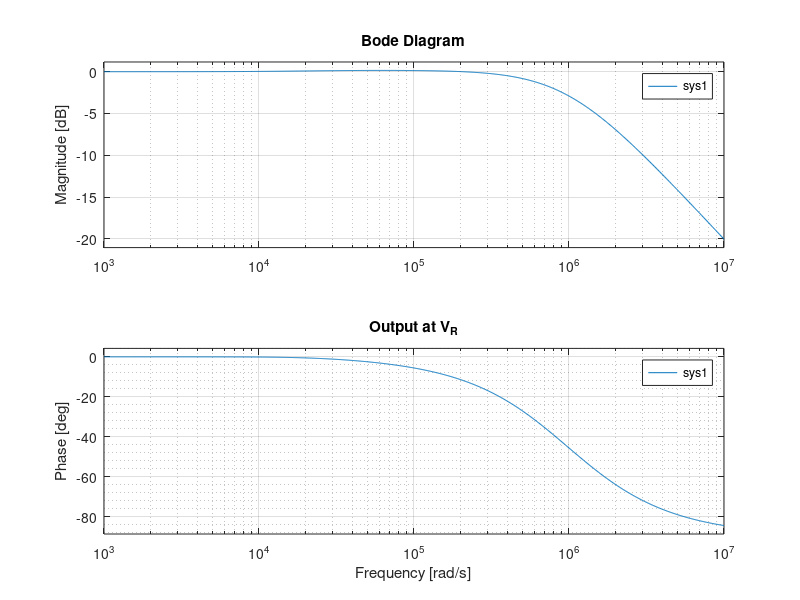
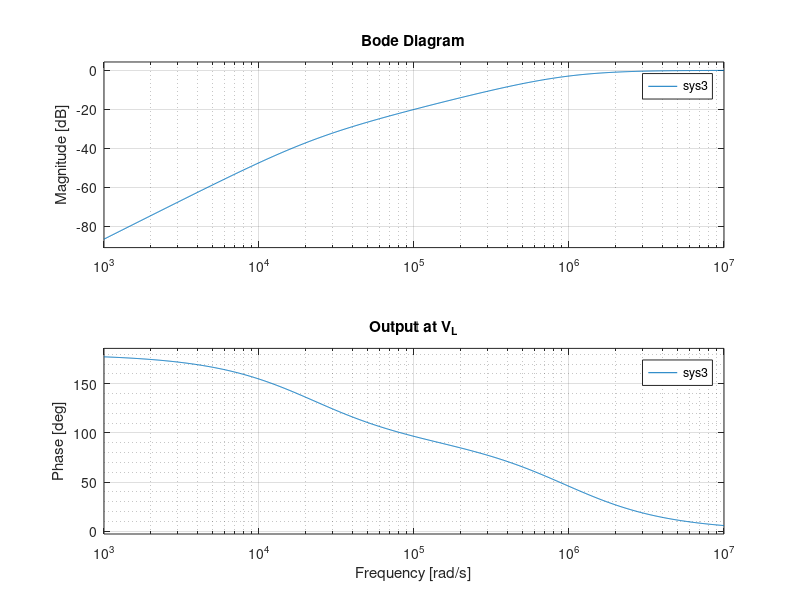
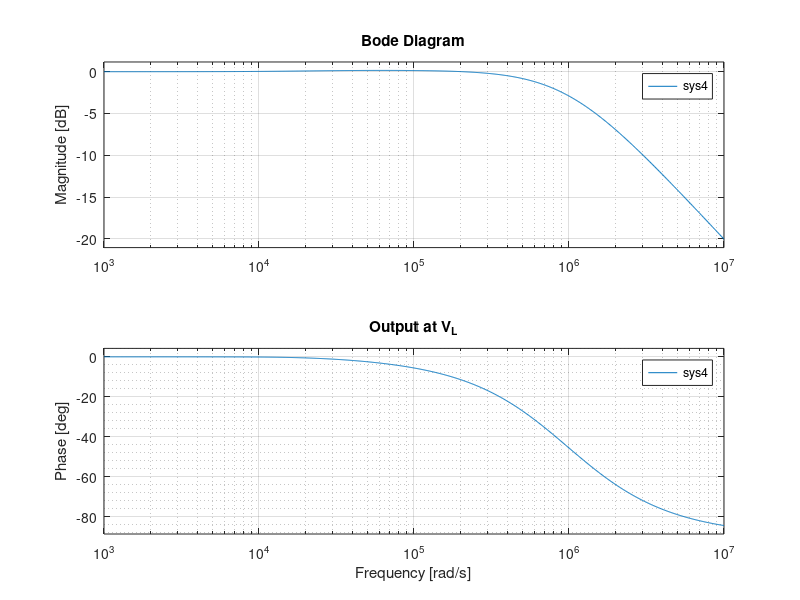

These figures' MATLAB source, in order:
%Test whichever option fits

% R1= 1e3; C1= 0.001e-6; 
R= 1e3; C= 0.047e-6; 
% R3= 2.2e3; C3= 0.001e-6; 
% R4= 2.2e3; C4= 0.047e-6; 
L=1e-3;


den=[L*C,R*C,1];
%Interested output at Capacitor V_R

%-------------------------------------------------------


% 1 Define Transfer Function  ;
num1=[R*C,1];

sys1=tf(num1,den);
figure;
bode(sys1);
title(['Output at V_R']);
grid minor;
%-------------------------------------------------------


%Interested output at V_L
% 2 Define Transfer Function  ;
num3=[L*C,0,0];

sys3=tf(num3,den);
figure;
bode(sys3);
title(['Output at V_L']);
grid minor;
%-------------------------------------------------------


%Interested output at V_R + V_C
% 2 Define Transfer Function  ;
num4=[R*C,1];

sys4=tf(num4,den);
figure;
bode(sys4);
title(['Output at V_L']);
grid minor;
